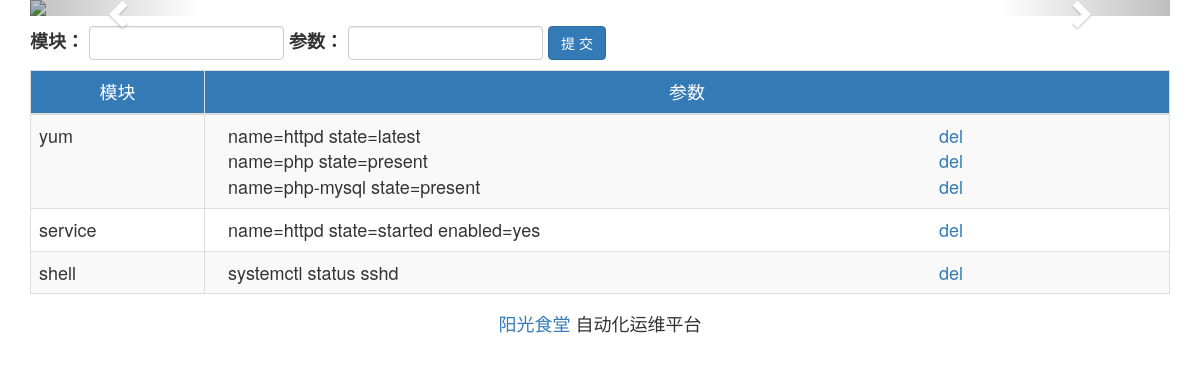
Page /webadmin/addmodules/ on the earlier database version.
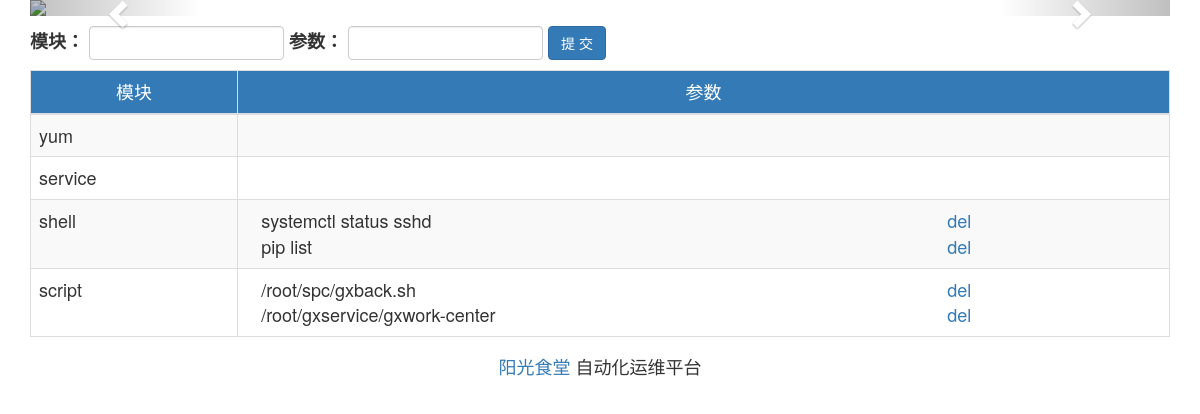
Same page on the later database version.
### webadmin/models.py (models this page shows, shortened)
class Module(models.Model):
    modulename = models.CharField(max_length=50, unique=True, null=False)

class Args(models.Model):
    args_text = models.CharField(max_length=100)
    module = models.ForeignKey(Module, on_delete=models.CASCADE)

### webadmin/views.py (the view, shortened to what this page needs)
def add_modules(request):
    modules = Module.objects.all()
    return render(request, 'webadmin/add_modules.html', {'modules': modules})

### templates/webadmin/add_modules.html (shortened to what this page needs)
{% extends 'base.html' %}
{% load static %}
{% block content %}
    <form action="" class="form-inline h4" method="post">
        <div class="form-group">
            <label>模块：</label>
            <input type="text" class="form-control" name="module">
        </div>
        <div class="form-group">
            <label>参数：</label>
            <input type="text" class="form-control" name="param">
        </div>
        <div class="form-group">
            <input type="submit" class="btn btn-primary" value="提 交">
        </div>
    </form>
    <table class="h4 table table-bordered table-striped table-hover">
        <thead class="bg-primary text-center">
            <tr>
                <td>模块</td>
                <td>参数</td>
            </tr>
        </thead>
        {% for module in modules %}
            <tr>
                <td>{{ module.modulename }}</td>
                <td>
                    <ul class="list-unstyled">
                        {% for args in module.args_set.all %}
                            <li>
                                <div class="col-sm-9">
                                    {{ args.args_text }}
                                </div>
                                <div class="col-sm-3">
                                    <a href="{% url 'del_args' args.id %}">del</a>
                                </div>
                            </li>
                        {% endfor %}
                    </ul>
                </td>
            </tr>
        {% endfor %}
    </table>
{% endblock %}

### templates/base.html (shortened to what this page needs)
{% load static %}
<html lang="en">
<head>
    <link rel="stylesheet" href="{% static 'css/bootstrap.min.css' %}">
</head>
<body style="background: url('../static/imgs/jinfeng.jpg'); background-size:100% 100% ; background-attachment: fixed">
<div class="container">
    <div id="linux-carousel" class="carousel slide">
        <div class="carousel-inner">
            <div class="item active">
                <a href="http://www.baidu.com" target="_blank">
                    <img src="{% static 'imgs/xiaomitmtv.jpg' %}">
                </a>
            </div>
        </div>
        <a href="#linux-carousel" data-slide="prev" class="carousel-control left">
            <span class="glyphicon glyphicon-chevron-left"></span>
        </a>
        <a href="#linux-carousel" data-slide="next" class="carousel-control right">
            <span class="glyphicon glyphicon-chevron-right"></span>
        </a>
    </div>
    {% block content %}{% endblock %}
    <div class="h4 text-center" target="_blank">
        <a href="https://ygst.jse.edu.cn"> 阳光食堂 </a>自动化运维平台
    </div>
</div>
</body>
</html>

Differences in the rows shown:
removed Args: args_text "name=httpd state=latest", shown under Module "yum"
removed Args: args_text "name=php state=present", shown under Module "yum"
removed Args: args_text "name=php-mysql state=present", shown under Module "yum"
removed Args: args_text "name=httpd state=started enabled=yes", shown under Module "service"
added Args: args_text "pip list", shown under Module "shell"
added Module: modulename "script"
added Args: args_text "/root/spc/gxback.sh", shown under "script"
added Args: args_text "/root/gxservice/gxwork-center", shown under "script"
